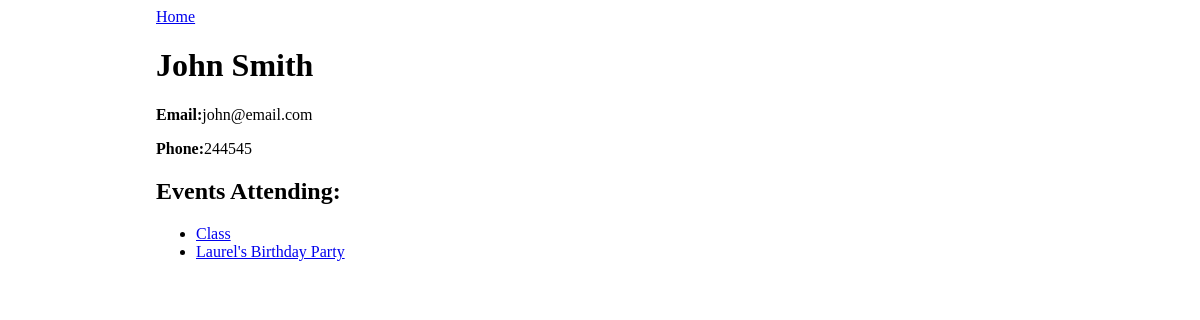
Screenshot of /guest/3 with the database file from the repository.
### events_app/models.py (models this page shows)
class Guest(db.Model):
    id = db.Column(db.Integer, primary_key=True)
    name = db.Column(db.String(80), nullable=False)
    email = db.Column(db.String(80), nullable=False, unique=True)
    phone = db.Column(db.String(10), nullable=False)
    events_attending = db.relationship(
        'Event', secondary='guest_event', back_populates='guests')

class Event(db.Model):
    id = db.Column(db.Integer, primary_key=True)
    title = db.Column(db.String(80), nullable=False)
    description = db.Column(db.String(250))
    date_and_time = db.Column(db.DateTime)
    guests = db.relationship(
        'Guest', secondary='guest_event', back_populates='events_attending')
    event_type = db.Column(db.Enum(Type), default=Type.OTHER)

### events_app/routes.py (the view)
@main.route('/guest/<guest_id>')
def guest_detail(guest_id):
    guest = Guest.query.get(guest_id)
    return render_template('guest_detail.html', guest=guest)

### events_app/templates/guest_detail.html
{% extends 'base.html' %}
{% block content %}
<a href="/">Home</a>
<h1>{{ guest.name }}</h1>
<p><strong>Email:</strong>{{ guest.email }}</p>
<p><strong>Phone:</strong>{{ guest.phone }}</p>
<h2>Events Attending:</h2>
<ul>
    {% for event in guest.events_attending %}
    <li><a href="/event/{{ event.id }}">{{ event.title }}</a></li>
    {% endfor %}
</ul>
{% endblock %}

### events_app/static/style.css (style rules this page uses)
body { display: flex; justify-content: center; }

### rows the page displays
Guest: name "John Smith", email "john@email.com", phone "244545"
Event: title "Class"
Event: title "Laurel's Birthday Party"
